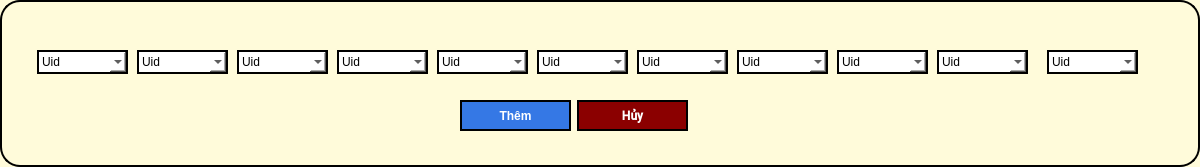
<?xml version="1.0" encoding="UTF-8"?>
<ui version="4.0">
 <class>fImportAccountFormatInput</class>
 <widget class="QDialog" name="fImportAccountFormatInput">
  <property name="geometry">
   <rect>
    <x>0</x>
    <y>0</y>
    <width>1200</width>
    <height>167</height>
   </rect>
  </property>
  <property name="windowTitle">
   <string>Dialog</string>
  </property>
  <property name="styleSheet">
   <string notr="true">background-color: #FFFBDA;
color:black;
font: 500 9pt &quot;Roboto Medium&quot;;
border-width: 2px; /* Set the width of the border */
border-style: solid; /* Define the style of the border */
border-color: black; /* Define the color of the border */
border-radius: 20px;</string>
  </property>
  <widget class="QComboBox" name="cbbDinhDang10">
   <property name="geometry">
    <rect>
     <x>937</x>
     <y>50</y>
     <width>91</width>
     <height>24</height>
    </rect>
   </property>
   <property name="styleSheet">
    <string notr="true">border-radius:15px;
background-color:white;</string>
   </property>
   <item>
    <property name="text">
     <string>Uid</string>
    </property>
   </item>
   <item>
    <property name="text">
     <string>Pass</string>
    </property>
   </item>
   <item>
    <property name="text">
     <string>Token</string>
    </property>
   </item>
   <item>
    <property name="text">
     <string>Cookie</string>
    </property>
   </item>
   <item>
    <property name="text">
     <string>Email</string>
    </property>
   </item>
   <item>
    <property name="text">
     <string>Pass Email</string>
    </property>
   </item>
   <item>
    <property name="text">
     <string>2FA</string>
    </property>
   </item>
   <item>
    <property name="text">
     <string>Useragent</string>
    </property>
   </item>
   <item>
    <property name="text">
     <string>Proxy</string>
    </property>
   </item>
   <item>
    <property name="text">
     <string>Birthday</string>
    </property>
   </item>
   <item>
    <property name="text">
     <string>Bạn bè</string>
    </property>
   </item>
   <item>
    <property name="text">
     <string>Ngày tạo</string>
    </property>
   </item>
   <item>
    <property name="text">
     <string>Mail khôi phục</string>
    </property>
   </item>
  </widget>
  <widget class="QComboBox" name="cbbDinhDang7">
   <property name="geometry">
    <rect>
     <x>637</x>
     <y>50</y>
     <width>91</width>
     <height>24</height>
    </rect>
   </property>
   <property name="styleSheet">
    <string notr="true">border-radius:15px;
background-color:white;</string>
   </property>
   <item>
    <property name="text">
     <string>Uid</string>
    </property>
   </item>
   <item>
    <property name="text">
     <string>Pass</string>
    </property>
   </item>
   <item>
    <property name="text">
     <string>Token</string>
    </property>
   </item>
   <item>
    <property name="text">
     <string>Cookie</string>
    </property>
   </item>
   <item>
    <property name="text">
     <string>Email</string>
    </property>
   </item>
   <item>
    <property name="text">
     <string>Pass Email</string>
    </property>
   </item>
   <item>
    <property name="text">
     <string>2FA</string>
    </property>
   </item>
   <item>
    <property name="text">
     <string>Useragent</string>
    </property>
   </item>
   <item>
    <property name="text">
     <string>Proxy</string>
    </property>
   </item>
   <item>
    <property name="text">
     <string>Birthday</string>
    </property>
   </item>
   <item>
    <property name="text">
     <string>Bạn bè</string>
    </property>
   </item>
   <item>
    <property name="text">
     <string>Ngày tạo</string>
    </property>
   </item>
   <item>
    <property name="text">
     <string>Mail khôi phục</string>
    </property>
   </item>
  </widget>
  <widget class="QComboBox" name="cbbDinhDang8">
   <property name="geometry">
    <rect>
     <x>737</x>
     <y>50</y>
     <width>91</width>
     <height>24</height>
    </rect>
   </property>
   <property name="styleSheet">
    <string notr="true">border-radius:15px;
background-color:white;</string>
   </property>
   <item>
    <property name="text">
     <string>Uid</string>
    </property>
   </item>
   <item>
    <property name="text">
     <string>Pass</string>
    </property>
   </item>
   <item>
    <property name="text">
     <string>Token</string>
    </property>
   </item>
   <item>
    <property name="text">
     <string>Cookie</string>
    </property>
   </item>
   <item>
    <property name="text">
     <string>Email</string>
    </property>
   </item>
   <item>
    <property name="text">
     <string>Pass Email</string>
    </property>
   </item>
   <item>
    <property name="text">
     <string>2FA</string>
    </property>
   </item>
   <item>
    <property name="text">
     <string>Useragent</string>
    </property>
   </item>
   <item>
    <property name="text">
     <string>Proxy</string>
    </property>
   </item>
   <item>
    <property name="text">
     <string>Birthday</string>
    </property>
   </item>
   <item>
    <property name="text">
     <string>Bạn bè</string>
    </property>
   </item>
   <item>
    <property name="text">
     <string>Ngày tạo</string>
    </property>
   </item>
   <item>
    <property name="text">
     <string>Mail khôi phục</string>
    </property>
   </item>
  </widget>
  <widget class="QComboBox" name="cbbDinhDang3">
   <property name="geometry">
    <rect>
     <x>237</x>
     <y>50</y>
     <width>91</width>
     <height>24</height>
    </rect>
   </property>
   <property name="styleSheet">
    <string notr="true">border-radius:15px;
background-color:white;</string>
   </property>
   <item>
    <property name="text">
     <string>Uid</string>
    </property>
   </item>
   <item>
    <property name="text">
     <string>Pass</string>
    </property>
   </item>
   <item>
    <property name="text">
     <string>Token</string>
    </property>
   </item>
   <item>
    <property name="text">
     <string>Cookie</string>
    </property>
   </item>
   <item>
    <property name="text">
     <string>Email</string>
    </property>
   </item>
   <item>
    <property name="text">
     <string>Pass Email</string>
    </property>
   </item>
   <item>
    <property name="text">
     <string>2FA</string>
    </property>
   </item>
   <item>
    <property name="text">
     <string>Useragent</string>
    </property>
   </item>
   <item>
    <property name="text">
     <string>Proxy</string>
    </property>
   </item>
   <item>
    <property name="text">
     <string>Birthday</string>
    </property>
   </item>
   <item>
    <property name="text">
     <string>Bạn bè</string>
    </property>
   </item>
   <item>
    <property name="text">
     <string>Ngày tạo</string>
    </property>
   </item>
   <item>
    <property name="text">
     <string>Mail khôi phục</string>
    </property>
   </item>
  </widget>
  <widget class="QComboBox" name="cbbDinhDang1">
   <property name="geometry">
    <rect>
     <x>37</x>
     <y>50</y>
     <width>91</width>
     <height>24</height>
    </rect>
   </property>
   <property name="styleSheet">
    <string notr="true">border-radius:15px;
background-color:white;</string>
   </property>
   <item>
    <property name="text">
     <string>Uid</string>
    </property>
   </item>
   <item>
    <property name="text">
     <string>Pass</string>
    </property>
   </item>
   <item>
    <property name="text">
     <string>Token</string>
    </property>
   </item>
   <item>
    <property name="text">
     <string>Cookie</string>
    </property>
   </item>
   <item>
    <property name="text">
     <string>Email</string>
    </property>
   </item>
   <item>
    <property name="text">
     <string>Pass Email</string>
    </property>
   </item>
   <item>
    <property name="text">
     <string>2FA</string>
    </property>
   </item>
   <item>
    <property name="text">
     <string>Useragent</string>
    </property>
   </item>
   <item>
    <property name="text">
     <string>Proxy</string>
    </property>
   </item>
   <item>
    <property name="text">
     <string>Birthday</string>
    </property>
   </item>
   <item>
    <property name="text">
     <string>Bạn bè</string>
    </property>
   </item>
   <item>
    <property name="text">
     <string>Ngày tạo</string>
    </property>
   </item>
   <item>
    <property name="text">
     <string>Mail khôi phục</string>
    </property>
   </item>
  </widget>
  <widget class="QComboBox" name="cbbDinhDang4">
   <property name="geometry">
    <rect>
     <x>337</x>
     <y>50</y>
     <width>91</width>
     <height>24</height>
    </rect>
   </property>
   <property name="styleSheet">
    <string notr="true">border-radius:15px;
background-color:white;</string>
   </property>
   <item>
    <property name="text">
     <string>Uid</string>
    </property>
   </item>
   <item>
    <property name="text">
     <string>Pass</string>
    </property>
   </item>
   <item>
    <property name="text">
     <string>Token</string>
    </property>
   </item>
   <item>
    <property name="text">
     <string>Cookie</string>
    </property>
   </item>
   <item>
    <property name="text">
     <string>Email</string>
    </property>
   </item>
   <item>
    <property name="text">
     <string>Pass Email</string>
    </property>
   </item>
   <item>
    <property name="text">
     <string>2FA</string>
    </property>
   </item>
   <item>
    <property name="text">
     <string>Useragent</string>
    </property>
   </item>
   <item>
    <property name="text">
     <string>Proxy</string>
    </property>
   </item>
   <item>
    <property name="text">
     <string>Birthday</string>
    </property>
   </item>
   <item>
    <property name="text">
     <string>Bạn bè</string>
    </property>
   </item>
   <item>
    <property name="text">
     <string>Ngày tạo</string>
    </property>
   </item>
   <item>
    <property name="text">
     <string>Mail khôi phục</string>
    </property>
   </item>
  </widget>
  <widget class="QComboBox" name="cbbDinhDang5">
   <property name="geometry">
    <rect>
     <x>437</x>
     <y>50</y>
     <width>91</width>
     <height>24</height>
    </rect>
   </property>
   <property name="styleSheet">
    <string notr="true">border-radius:15px;
background-color:white;</string>
   </property>
   <item>
    <property name="text">
     <string>Uid</string>
    </property>
   </item>
   <item>
    <property name="text">
     <string>Pass</string>
    </property>
   </item>
   <item>
    <property name="text">
     <string>Token</string>
    </property>
   </item>
   <item>
    <property name="text">
     <string>Cookie</string>
    </property>
   </item>
   <item>
    <property name="text">
     <string>Email</string>
    </property>
   </item>
   <item>
    <property name="text">
     <string>Pass Email</string>
    </property>
   </item>
   <item>
    <property name="text">
     <string>2FA</string>
    </property>
   </item>
   <item>
    <property name="text">
     <string>Useragent</string>
    </property>
   </item>
   <item>
    <property name="text">
     <string>Proxy</string>
    </property>
   </item>
   <item>
    <property name="text">
     <string>Birthday</string>
    </property>
   </item>
   <item>
    <property name="text">
     <string>Bạn bè</string>
    </property>
   </item>
   <item>
    <property name="text">
     <string>Ngày tạo</string>
    </property>
   </item>
   <item>
    <property name="text">
     <string>Mail khôi phục</string>
    </property>
   </item>
  </widget>
  <widget class="QComboBox" name="cbbDinhDang2">
   <property name="geometry">
    <rect>
     <x>137</x>
     <y>50</y>
     <width>91</width>
     <height>24</height>
    </rect>
   </property>
   <property name="styleSheet">
    <string notr="true">border-radius:15px;
background-color:white;</string>
   </property>
   <item>
    <property name="text">
     <string>Uid</string>
    </property>
   </item>
   <item>
    <property name="text">
     <string>Pass</string>
    </property>
   </item>
   <item>
    <property name="text">
     <string>Token</string>
    </property>
   </item>
   <item>
    <property name="text">
     <string>Cookie</string>
    </property>
   </item>
   <item>
    <property name="text">
     <string>Email</string>
    </property>
   </item>
   <item>
    <property name="text">
     <string>Pass Email</string>
    </property>
   </item>
   <item>
    <property name="text">
     <string>2FA</string>
    </property>
   </item>
   <item>
    <property name="text">
     <string>Useragent</string>
    </property>
   </item>
   <item>
    <property name="text">
     <string>Proxy</string>
    </property>
   </item>
   <item>
    <property name="text">
     <string>Birthday</string>
    </property>
   </item>
   <item>
    <property name="text">
     <string>Bạn bè</string>
    </property>
   </item>
   <item>
    <property name="text">
     <string>Ngày tạo</string>
    </property>
   </item>
   <item>
    <property name="text">
     <string>Mail khôi phục</string>
    </property>
   </item>
  </widget>
  <widget class="QComboBox" name="cbbDinhDang6">
   <property name="geometry">
    <rect>
     <x>537</x>
     <y>50</y>
     <width>91</width>
     <height>24</height>
    </rect>
   </property>
   <property name="styleSheet">
    <string notr="true">border-radius:15px;
background-color:white;</string>
   </property>
   <item>
    <property name="text">
     <string>Uid</string>
    </property>
   </item>
   <item>
    <property name="text">
     <string>Pass</string>
    </property>
   </item>
   <item>
    <property name="text">
     <string>Token</string>
    </property>
   </item>
   <item>
    <property name="text">
     <string>Cookie</string>
    </property>
   </item>
   <item>
    <property name="text">
     <string>Email</string>
    </property>
   </item>
   <item>
    <property name="text">
     <string>Pass Email</string>
    </property>
   </item>
   <item>
    <property name="text">
     <string>2FA</string>
    </property>
   </item>
   <item>
    <property name="text">
     <string>Useragent</string>
    </property>
   </item>
   <item>
    <property name="text">
     <string>Proxy</string>
    </property>
   </item>
   <item>
    <property name="text">
     <string>Birthday</string>
    </property>
   </item>
   <item>
    <property name="text">
     <string>Bạn bè</string>
    </property>
   </item>
   <item>
    <property name="text">
     <string>Ngày tạo</string>
    </property>
   </item>
   <item>
    <property name="text">
     <string>Mail khôi phục</string>
    </property>
   </item>
  </widget>
  <widget class="QComboBox" name="cbbDinhDang9">
   <property name="geometry">
    <rect>
     <x>837</x>
     <y>50</y>
     <width>91</width>
     <height>24</height>
    </rect>
   </property>
   <property name="styleSheet">
    <string notr="true">border-radius:15px;
background-color:white;</string>
   </property>
   <item>
    <property name="text">
     <string>Uid</string>
    </property>
   </item>
   <item>
    <property name="text">
     <string>Pass</string>
    </property>
   </item>
   <item>
    <property name="text">
     <string>Token</string>
    </property>
   </item>
   <item>
    <property name="text">
     <string>Cookie</string>
    </property>
   </item>
   <item>
    <property name="text">
     <string>Email</string>
    </property>
   </item>
   <item>
    <property name="text">
     <string>Pass Email</string>
    </property>
   </item>
   <item>
    <property name="text">
     <string>2FA</string>
    </property>
   </item>
   <item>
    <property name="text">
     <string>Useragent</string>
    </property>
   </item>
   <item>
    <property name="text">
     <string>Proxy</string>
    </property>
   </item>
   <item>
    <property name="text">
     <string>Birthday</string>
    </property>
   </item>
   <item>
    <property name="text">
     <string>Bạn bè</string>
    </property>
   </item>
   <item>
    <property name="text">
     <string>Ngày tạo</string>
    </property>
   </item>
   <item>
    <property name="text">
     <string>Mail khôi phục</string>
    </property>
   </item>
  </widget>
  <widget class="QComboBox" name="cbbDinhDang11">
   <property name="geometry">
    <rect>
     <x>1047</x>
     <y>50</y>
     <width>91</width>
     <height>24</height>
    </rect>
   </property>
   <property name="styleSheet">
    <string notr="true">border-radius:15px;
background-color:white;</string>
   </property>
   <item>
    <property name="text">
     <string>Uid</string>
    </property>
   </item>
   <item>
    <property name="text">
     <string>Pass</string>
    </property>
   </item>
   <item>
    <property name="text">
     <string>Token</string>
    </property>
   </item>
   <item>
    <property name="text">
     <string>Cookie</string>
    </property>
   </item>
   <item>
    <property name="text">
     <string>Email</string>
    </property>
   </item>
   <item>
    <property name="text">
     <string>Pass Email</string>
    </property>
   </item>
   <item>
    <property name="text">
     <string>2FA</string>
    </property>
   </item>
   <item>
    <property name="text">
     <string>Useragent</string>
    </property>
   </item>
   <item>
    <property name="text">
     <string>Proxy</string>
    </property>
   </item>
   <item>
    <property name="text">
     <string>Birthday</string>
    </property>
   </item>
   <item>
    <property name="text">
     <string>Bạn bè</string>
    </property>
   </item>
   <item>
    <property name="text">
     <string>Ngày tạo</string>
    </property>
   </item>
   <item>
    <property name="text">
     <string>Mail khôi phục</string>
    </property>
   </item>
  </widget>
  <widget class="QPushButton" name="btnCancel">
   <property name="geometry">
    <rect>
     <x>577</x>
     <y>100</y>
     <width>111</width>
     <height>31</height>
    </rect>
   </property>
   <property name="font">
    <font>
     <family>Roboto Medium</family>
     <pointsize>9</pointsize>
     <italic>false</italic>
     <bold>true</bold>
    </font>
   </property>
   <property name="styleSheet">
    <string notr="true">background-color:darkred;
border-radius:20px;
color:white;
font-weight:bold;</string>
   </property>
   <property name="text">
    <string>Hủy</string>
   </property>
  </widget>
  <widget class="QPushButton" name="btnAdd">
   <property name="geometry">
    <rect>
     <x>460</x>
     <y>100</y>
     <width>111</width>
     <height>31</height>
    </rect>
   </property>
   <property name="styleSheet">
    <string notr="true">border-radius:20px;
background-color: rgb(53, 120, 229);
color:white;
font-weight:bold;</string>
   </property>
   <property name="text">
    <string>Thêm</string>
   </property>
  </widget>
 </widget>
 <resources/>
 <connections/>
</ui>
